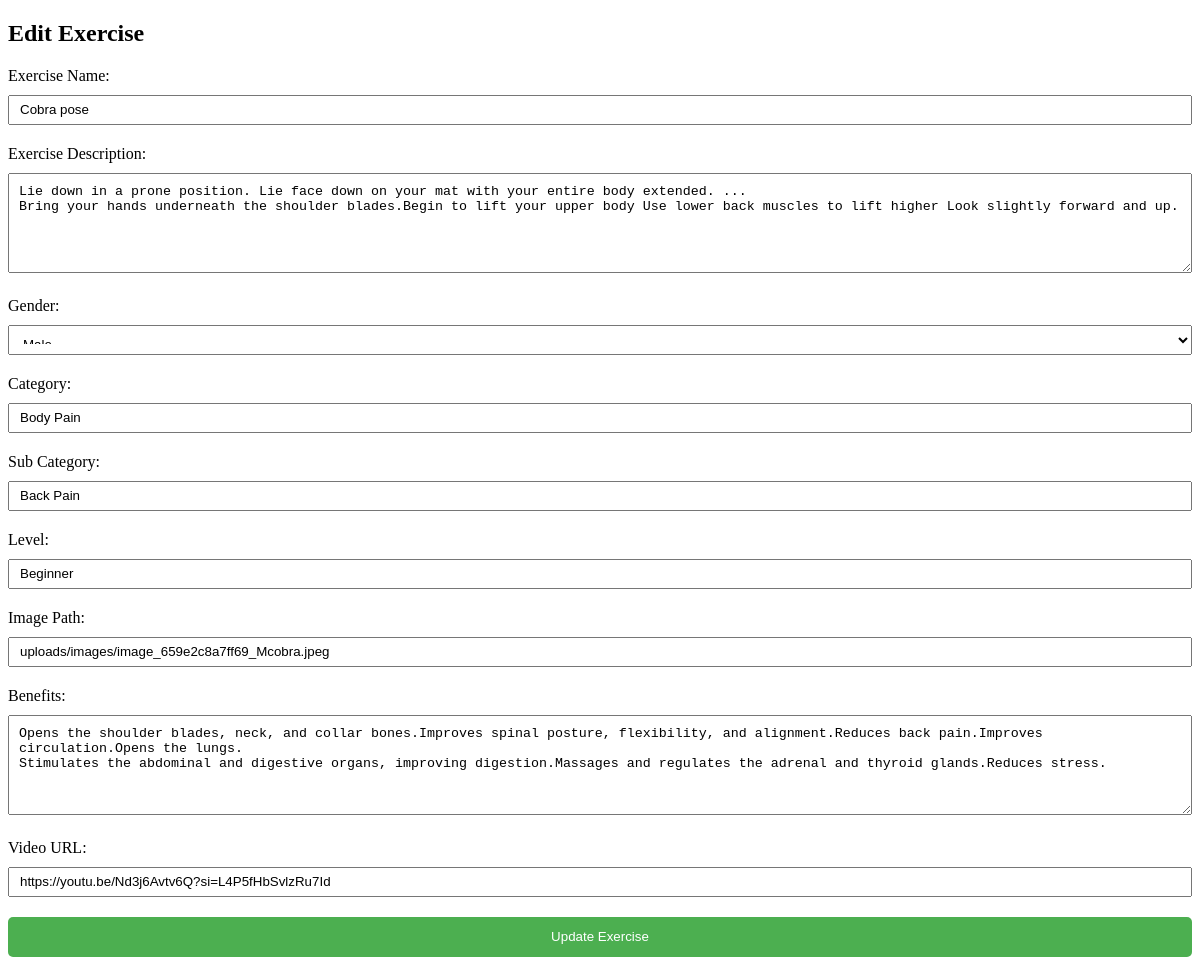
Page /admin/editexercise.php?id=10 on the committed database.
### tables this page shows
CREATE TABLE `exercises` (
  `id` int(11) NOT NULL,
  `exerciseName` varchar(255) NOT NULL,
  `exerciseDescription` text NOT NULL,
  `gender` varchar(50) NOT NULL,
  `category` varchar(50) NOT NULL,
  `subCategory` varchar(50) NOT NULL,
  `level` varchar(50) NOT NULL,
  `imagePath` varchar(255) DEFAULT NULL,
  `benefits` text DEFAULT NULL,
  `video_url` varchar(255) DEFAULT NULL
);

### admin/editexercise.php (the view, shortened to what this page needs)
<?php
include_once($_SERVER['DOCUMENT_ROOT'].'/sgpproject/sgpproject/conn.php');
$exerciseId = $_GET['id'];
$sql = "SELECT * FROM exercises WHERE id = '$exerciseId'";
$result = $con->query($sql);
if ($result->num_rows > 0) {
    $exerciseData = $result->fetch_assoc();
} else {
    echo "Exercise not found";
    exit;
}
?>
<!DOCTYPE html>
<html>
<head>
</head>
<body>
    <h2>Edit Exercise</h2>
    <form action="" method="post">
        <label for="exerciseName">Exercise Name:</label>
        <input type="text" id="exerciseName" name="exerciseName" value="<?php echo $exerciseData['exerciseName']; ?>" required>
        <label for="exerciseDescription">Exercise Description:</label>
        <textarea id="exerciseDescription" name="exerciseDescription" required><?php echo $exerciseData['exerciseDescription']; ?></textarea>
        <label for="gender">Gender:</label>
        <select id="gender" name="gender" required>
            <option value="<?php echo $exerciseData['gender']; ?>"><?php echo $exerciseData['gender']; ?></option>
        </select>
        <label for="category">Category:</label>
        <input type="text" id="category" name="category" value="<?php echo $exerciseData['category']; ?>" required>
        <label for="subCategory">Sub Category:</label>
        <input type="text" id="subCategory" name="subCategory" value="<?php echo $exerciseData['subCategory']; ?>" required>
        <label for="level">Level:</label>
        <input type="text" id="level" name="level" value="<?php echo $exerciseData['level']; ?>" required>
        <label for="imagePath">Image Path:</label>
        <input type="text" id="imagePath" name="imagePath" value="<?php echo $exerciseData['imagePath']; ?>" required>
        <label for="benefits">Benefits:</label>
        <textarea id="benefits" name="benefits" required><?php echo $exerciseData['benefits']; ?></textarea>
        <label for="videoUrl">Video URL:</label>
        <input type="text" id="videoUrl" name="videoUrl" value="<?php echo $exerciseData['video_url']; ?>" required>
        <button type="submit">Update Exercise</button>
    </form>
</body>
</html>

### admin/editexercise.php (style rules this page uses)
label { display: block; margin-bottom: 10px; }
input, textarea, select { width: 100%; height: 30px; margin-bottom: 20px; padding: 10px; box-sizing: border-box; }
textarea { height: 100px; }
button[type="submit"] { width: 100%; height: 40px; background-color: #4CAF50; color: #fff; padding: 10px; border: none; border-radius: 5px; cursor: pointer; }

### rows in the picture
exercises: exerciseName "Cobra pose", exerciseDescription "Lie down in a prone position. Lie face down on your mat with your entire body extended. ... Bring your hands underneath the shoulder blades.Begin to lift your upper body Use lower back muscles to lift higher Look slightly forward and up.", gender "Male", category "Body Pain", subCategory "Back Pain", level "Beginner", imagePath "uploads/images/image_659e2c8a7ff69_Mcobra.jpeg", benefits "Opens the shoulder blades, neck, and collar bones.Improves spinal posture, flexibility, and alignment.Reduces back pain.Improves circulation.Opens the lungs. Stimulates the abdominal and digestive organs, improving digestion.Massages and regulates the adrenal and thyroid glands.Reduces stress.", videoUrl "https://youtu.be/Nd3j6Avtv6Q?si=L4P5fHbSvlzRu7Id"
